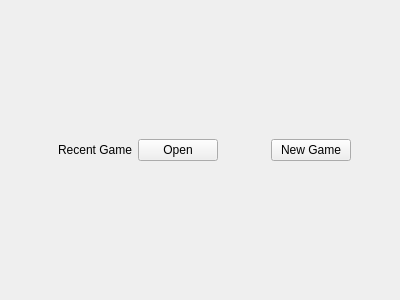
<?xml version="1.0" encoding="UTF-8"?>
<ui version="4.0">
 <class>Welcome</class>
 <widget class="QWidget" name="Welcome">
  <property name="geometry">
   <rect>
    <x>0</x>
    <y>0</y>
    <width>400</width>
    <height>300</height>
   </rect>
  </property>
  <property name="windowTitle">
   <string>Form</string>
  </property>
  <layout class="QGridLayout" name="gridLayout">
   <item row="1" column="5">
    <spacer name="horizontalSpacer_2">
     <property name="orientation">
      <enum>Qt::Horizontal</enum>
     </property>
     <property name="sizeHint" stdset="0">
      <size>
       <width>40</width>
       <height>20</height>
      </size>
     </property>
    </spacer>
   </item>
   <item row="0" column="1" rowspan="3">
    <widget class="QWidget" name="widget" native="true">
     <layout class="QGridLayout" name="gridLayout_2">
      <item row="0" column="0">
       <widget class="QLabel" name="label">
        <property name="text">
         <string>Recent Game</string>
        </property>
       </widget>
      </item>
      <item row="0" column="1">
       <widget class="QPushButton" name="pushButton_2">
        <property name="text">
         <string>Open</string>
        </property>
       </widget>
      </item>
     </layout>
    </widget>
   </item>
   <item row="1" column="3">
    <spacer name="horizontalSpacer">
     <property name="orientation">
      <enum>Qt::Horizontal</enum>
     </property>
     <property name="sizeHint" stdset="0">
      <size>
       <width>40</width>
       <height>20</height>
      </size>
     </property>
    </spacer>
   </item>
   <item row="1" column="4">
    <widget class="QPushButton" name="pushButton">
     <property name="text">
      <string>New Game</string>
     </property>
    </widget>
   </item>
   <item row="2" column="4">
    <spacer name="verticalSpacer">
     <property name="orientation">
      <enum>Qt::Vertical</enum>
     </property>
     <property name="sizeHint" stdset="0">
      <size>
       <width>20</width>
       <height>40</height>
      </size>
     </property>
    </spacer>
   </item>
   <item row="0" column="4">
    <spacer name="verticalSpacer_2">
     <property name="orientation">
      <enum>Qt::Vertical</enum>
     </property>
     <property name="sizeHint" stdset="0">
      <size>
       <width>20</width>
       <height>40</height>
      </size>
     </property>
    </spacer>
   </item>
   <item row="1" column="0">
    <spacer name="horizontalSpacer_3">
     <property name="orientation">
      <enum>Qt::Horizontal</enum>
     </property>
     <property name="sizeHint" stdset="0">
      <size>
       <width>40</width>
       <height>20</height>
      </size>
     </property>
    </spacer>
   </item>
  </layout>
 </widget>
 <resources/>
 <connections/>
</ui>
